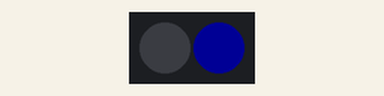
This sketch was run on a simulated Arduino Uno, built with avr-gcc and run on an emulated ATmega328P. Parts: 2 RGB LEDs in strip order, left to right. Dim RGB values are drawn brighter than linear.

Above: at 0.15 s.
At 11.14 s:
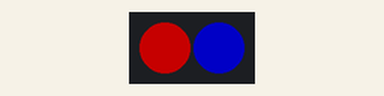
Timing chart, 0 to 40.0 s (numbered marks = the images above):
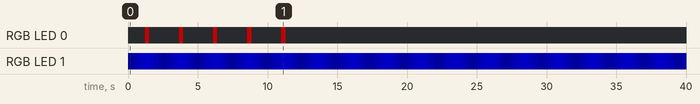

The sketch:

LEDFadeFlash.ino
```cpp
#include <Adafruit_NeoPixel.h>
#ifdef __AVR__
 #include <avr/power.h> // Required for 16 MHz Adafruit Trinket
#endif
#define PIN         12
#define NUMPIXELS   2
Adafruit_NeoPixel pixels(NUMPIXELS, PIN, NEO_GRB + NEO_KHZ800);

int brightMax;
int brightMin;
int Delay;
int light;
int flashLength;

void setup() {
// Declare Pin Value, Type and Start Pixels
  pinMode(12, INPUT);
  pixels.begin();

// Set Variables
  brightMax = 100;
  brightMin = 20;
  Delay = 15;
  flashLength = 5;
}

void loop() {


// Turn 1 Pixel On
for (int light = brightMin; light <= brightMax; light++) {
    pixels.clear();                                         // Set all pixel colors to 'off'
    pixels.setPixelColor(1, pixels.Color(0, 0, light));

      while (light > brightMax - flashLength) {
      pixels.clear();                                         // Set all pixel colors to 'off'
      pixels.setPixelColor(0, pixels.Color(light, 0, 0));
      pixels.setPixelColor(1, pixels.Color(0, 0, light));
      pixels.show();
      break;
        }
    pixels.show();                                          // Send the updated pixel colors to the hardware.
    delay(Delay);
    }

// Turn 1 Pixel Off
for (int light = brightMax; light >= brightMin+1; light--) {
    pixels.clear();                                         // Set all pixel colors to 'off'
    pixels.setPixelColor(1, pixels.Color(0, 0, light));
    pixels.show();                                          // Send the updated pixel colors to the hardware.
    delay(Delay);
    }
}
```

Measured:
- by itself, RGB LED 0: off → RGB(100, 0, 0) at 1.2 s, → off 0.31 s later, → RGB(99, 0, 0) 2.1 s later, → off 0.31 s later, … (10 changes in this stretch)
- by itself, RGB LED 1: off → RGB(0, 0, 20) at 0.00 s, → RGB(0, 0, 40) 0.31 s later, → RGB(0, 0, 60) 0.31 s later, → RGB(0, 0, 80) 0.31 s later, … (131 changes in this stretch)
